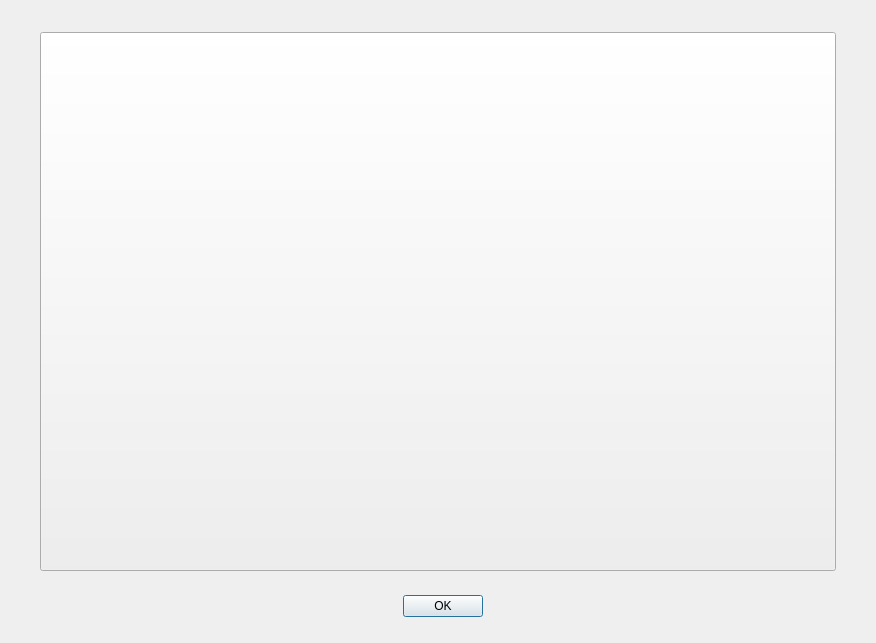
<?xml version="1.0" encoding="UTF-8"?>
<ui version="4.0">
 <class>HintDialog_For_Level2</class>
 <widget class="QDialog" name="HintDialog_For_Level2">
  <property name="geometry">
   <rect>
    <x>0</x>
    <y>0</y>
    <width>876</width>
    <height>643</height>
   </rect>
  </property>
  <property name="windowTitle">
   <string>Dialog</string>
  </property>
  <widget class="QDialogButtonBox" name="buttonBox">
   <property name="geometry">
    <rect>
     <x>393</x>
     <y>590</y>
     <width>90</width>
     <height>32</height>
    </rect>
   </property>
   <property name="orientation">
    <enum>Qt::Horizontal</enum>
   </property>
   <property name="standardButtons">
    <set>QDialogButtonBox::Ok</set>
   </property>
  </widget>
  <widget class="QPushButton" name="buy_new_guppyMom">
   <property name="geometry">
    <rect>
     <x>40</x>
     <y>32</y>
     <width>796</width>
     <height>539</height>
    </rect>
   </property>
   <property name="sizePolicy">
    <sizepolicy hsizetype="Fixed" vsizetype="Fixed">
     <horstretch>0</horstretch>
     <verstretch>0</verstretch>
    </sizepolicy>
   </property>
   <property name="minimumSize">
    <size>
     <width>796</width>
     <height>539</height>
    </size>
   </property>
   <property name="maximumSize">
    <size>
     <width>796</width>
     <height>539</height>
    </size>
   </property>
   <property name="styleSheet">
    <string notr="true">background-image: url(:/image/image/level2_hint.png);</string>
   </property>
   <property name="text">
    <string/>
   </property>
  </widget>
 </widget>
 <resources/>
 <connections>
  <connection>
   <sender>buttonBox</sender>
   <signal>accepted()</signal>
   <receiver>HintDialog_For_Level2</receiver>
   <slot>accept()</slot>
   <hints>
    <hint type="sourcelabel">
     <x>248</x>
     <y>254</y>
    </hint>
    <hint type="destinationlabel">
     <x>157</x>
     <y>274</y>
    </hint>
   </hints>
  </connection>
  <connection>
   <sender>buttonBox</sender>
   <signal>rejected()</signal>
   <receiver>HintDialog_For_Level2</receiver>
   <slot>reject()</slot>
   <hints>
    <hint type="sourcelabel">
     <x>316</x>
     <y>260</y>
    </hint>
    <hint type="destinationlabel">
     <x>286</x>
     <y>274</y>
    </hint>
   </hints>
  </connection>
 </connections>
</ui>
